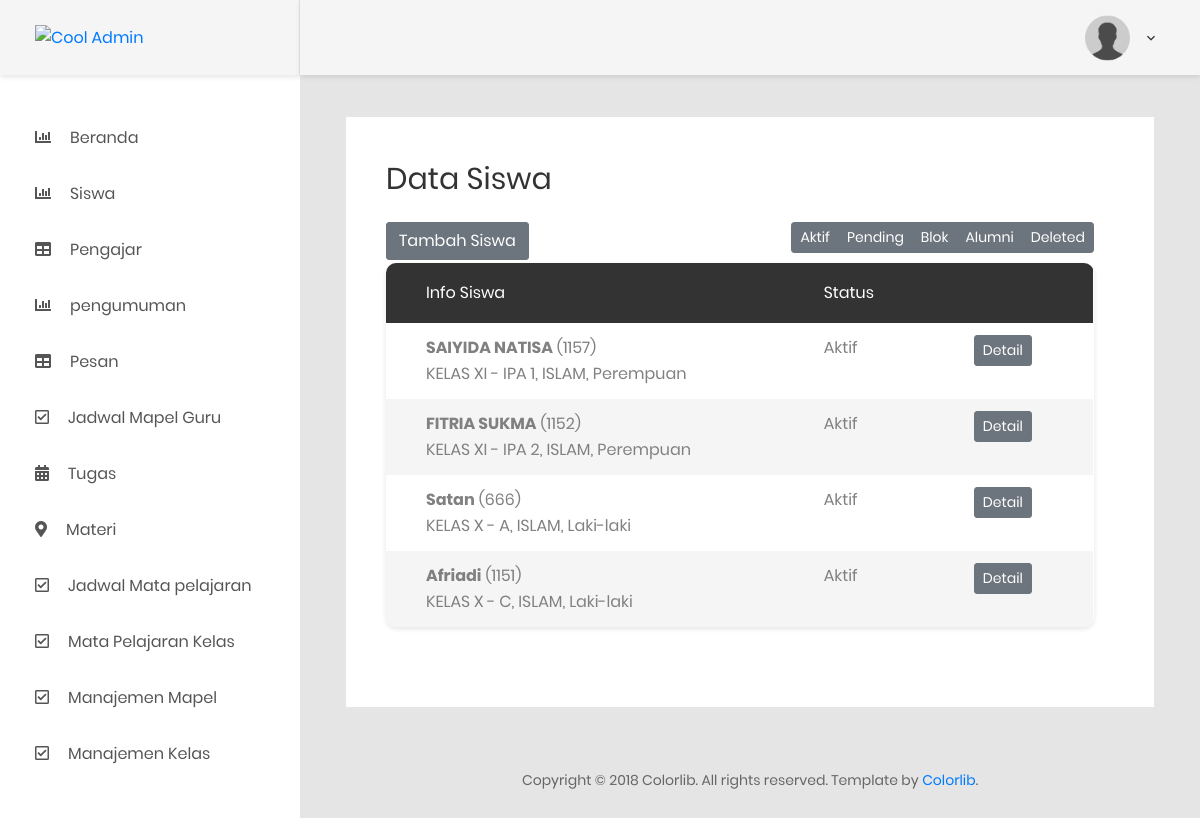
The page /Admin/dataSiswa/1 on the database its author committed.
### tables this page shows
CREATE TABLE `el_siswa` (
  `id` int(11) NOT NULL,
  `nis` varchar(45) DEFAULT NULL,
  `nama` varchar(100) NOT NULL,
  `jenis_kelamin` varchar(9) NOT NULL COMMENT 'Laki-laki dan Perempuan',
  `tempat_lahir` varchar(45) NOT NULL,
  `tgl_lahir` date DEFAULT NULL,
  `agama` char(7) DEFAULT NULL,
  `alamat` varchar(255) NOT NULL,
  `tahun_masuk` year(4) NOT NULL,
  `foto` text DEFAULT NULL,
  `status_id` tinyint(1) NOT NULL DEFAULT 0 COMMENT '0=pending, 1=aktif, 2=blok, 3=alumni, 4=deleted'
);

CREATE TABLE `el_kelas` (
  `id` int(11) NOT NULL,
  `nama` varchar(45) NOT NULL,
  `parent_id` int(11) DEFAULT NULL,
  `urutan` int(11) NOT NULL,
  `aktif` tinyint(1) NOT NULL DEFAULT 1 COMMENT '1=aktif 0=tidak'
);

### application/controllers/Admin.php (called while the page is built, shortened)
<?php
class admin extends CI_Controller {
	function __construct(){
		$this->load->model('Admin_model');
	}
    public function dataSiswa($status)
    {
    	$data['siswa']=$this->Admin_model->getDataSiswa($status)->result();
        $this->load->view('part/header');
        $this->load->view('part/sidebaradmin');
        $this->load->view('admin/dataSiswa',$data);
        $this->load->view('part/footer');
    }
}
?>

### index.php (called while the page is built, shortened)
<?php
require_once BASEPATH.'core/CodeIgniter.php';

### application/models/Admin_model.php (called while the page is built, shortened)
<?php
    class admin_model extends CI_Model{
        public function getDataSiswa($status)
        {
            return  $this->db->query("SELECT el_siswa.id,el_siswa.nama,nis,agama, jenis_kelamin,el_kelas.nama as kelas, status_id FROM el_siswa join el_kelas_siswa on el_kelas_siswa.siswa_id=el_siswa.id join el_kelas ON el_kelas.id=el_kelas_siswa.kelas_id WHERE el_kelas_siswa.aktif=1 AND status_id=".$status);
        }
    }
?>

### application/views/admin/dataSiswa.php (the view, shortened to what this page needs)
    <div class="main-content">
        <div class="section__content section__content--p30">
            <div class="container-fluid">
                <div class="map-data m-b-40">
                <div class="row">
                    <div class="col-lg">
                        <h2 class="title-1 m-b-25">Data Siswa</h2>
                        <a href="<?=base_url()?>Admin/tambahSiswa" class="btn btn-secondary">Tambah Siswa</a>
                        <div class="btn-group btn-group-sm pull-right" role="group" aria-label="Basic example" style="margin-bottom: 10px">
                            <a href="<?=base_url()?>Admin/dataSiswa/1" class="btn btn-secondary">Aktif</a>
                            <a href="<?=base_url()?>Admin/dataSiswa/0" class="btn btn-secondary">Pending</a>
                            <a href="<?=base_url()?>Admin/dataSiswa/2" class="btn btn-secondary">Blok</a>
                            <a href="<?=base_url()?>Admin/dataSiswa/3" class="btn btn-secondary">Alumni</a>
                            <a href="<?=base_url()?>Admin/dataSiswa/4" class="btn btn-secondary">Deleted</a>
                        </div>
                        <div class="table-responsive table--no-card m-b-40">
                            <table class="table table-borderless table-striped table-earning">
                                <thead>
                                    <tr>
                                        <th>Info Siswa</th>
                                        <th>Status</th>
                                        <th></th>
                                    </tr>
                                </thead>
                                <tbody>
                                <?php foreach ($siswa as $key) { ?>
                                    <tr>
                                        <td>
                                            <b><?=$key->nama?></b> (<?=$key->nis?>)<br>
                                            <?=$key->kelas?>, <?=$key->agama?>, <?=$key->jenis_kelamin?>
                                        </td>
                                        <td>
                                            <?php
                                            if ($key->status_id==0) {
                                                echo "Pending";
                                            }elseif ($key->status_id==1) {
                                                echo "Aktif";
                                            }elseif ($key->status_id==2) {
                                                echo "Blok";
                                            }elseif ($key->status_id==3) {
                                                echo "Alumni";
                                            }elseif ($key->status_id==4) {
                                                echo "Deleted";
                                            }
                                            ?>
                                        </td>
                                        <td>
                                            <a type="button" class="btn btn-secondary btn-sm" href="<?=base_url()?>Admin/detailSiswa/<?=$key->id;?>">Detail</a>
                                        </td>
                                    </tr>
                                <?php }?>
                                </tbody>
                            </table>
                        </div>
                    </div>
                </div>
            </div>
                <div class="row">
                    <div class="col-md-12">
                        <div class="copyright">
                            <p>Copyright © 2018 Colorlib. All rights reserved. Template by <a href="https://colorlib.com">Colorlib</a>.</p>
                        </div>
                    </div>
                </div>
            </div>
        </div>
    </div>
</div>

### rows shown on the page
el_siswa: nama "SAIYIDA NATISA", nis "1157", el_kelas.nama "KELAS XI - IPA 1", agama "ISLAM", jenis_kelamin "Perempuan", status_id "Aktif"
el_siswa: nama "FITRIA SUKMA", nis "1152", el_kelas.nama "KELAS XI - IPA 2", agama "ISLAM", jenis_kelamin "Perempuan", status_id "Aktif"
el_siswa: nama "Satan", nis "666", el_kelas.nama "KELAS X - A", agama "ISLAM", jenis_kelamin "Laki-laki", status_id "Aktif"
el_siswa: nama "Afriadi", nis "1151", el_kelas.nama "KELAS X - C", agama "ISLAM", jenis_kelamin "Laki-laki", status_id "Aktif"
